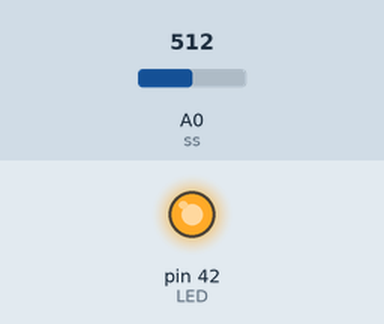
Simulated run of this sketch. Board: Arduino Mega 2560, built with avr-gcc and run on an emulated ATmega2560. Parts: output pins drawn as LEDs (lit = HIGH). The test bench sets the inputs (shaded band); at power-on: A0 (ss) = 512. What the sketch prints to the serial monitor is not drawn.

Above: at 0.1 s.
Timing chart, 0 to 1.6 s (numbered marks = the images above):
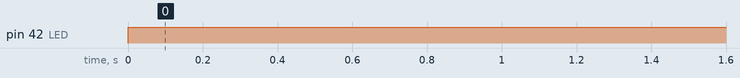

Measured:
- by itself, pin 42 (LED): LOW → HIGH at 0.00 s

The sketch:

Sound_Sensor.ino
```cpp
int ss = A0;
int LED = 42;
void setup() {

  // put your setup code here, to run once:
  Serial.begin(9600);
  pinMode(ss, INPUT);
  pinMode(LED, OUTPUT);
}

void loop() {
  // put your main code here, to run repeatedly:
  int V= analogRead(ss);
  if(V >= 500)
  {
    digitalWrite(LED, HIGH);
    Serial.println("Sensor value is above 500");
  }
  //Serial.println(V);
  delay(1000);

}
```
